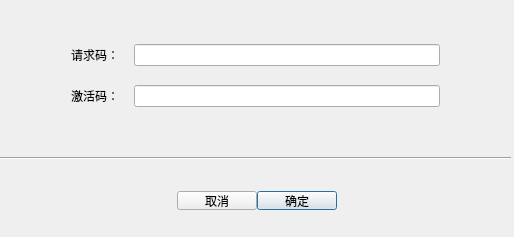
<?xml version="1.0" encoding="UTF-8"?>
<ui version="4.0">
 <class>VerifyCodeDialog</class>
 <widget class="QDialog" name="VerifyCodeDialog">
  <property name="geometry">
   <rect>
    <x>0</x>
    <y>0</y>
    <width>514</width>
    <height>237</height>
   </rect>
  </property>
  <property name="windowTitle">
   <string> 配置管理激活</string>
  </property>
  <property name="styleSheet">
   <string notr="true">selection-color: rgb(94, 87, 87);</string>
  </property>
  <widget class="QLabel" name="warningLabel">
   <property name="geometry">
    <rect>
     <x>140</x>
     <y>120</y>
     <width>311</width>
     <height>21</height>
    </rect>
   </property>
   <property name="font">
    <font>
     <pointsize>12</pointsize>
    </font>
   </property>
   <property name="styleSheet">
    <string notr="true">color: rgb(237, 64, 64);</string>
   </property>
   <property name="text">
    <string/>
   </property>
  </widget>
  <widget class="Line" name="line">
   <property name="geometry">
    <rect>
     <x>0</x>
     <y>150</y>
     <width>511</width>
     <height>16</height>
    </rect>
   </property>
   <property name="orientation">
    <enum>Qt::Horizontal</enum>
   </property>
  </widget>
  <widget class="QWidget" name="layoutWidget">
   <property name="geometry">
    <rect>
     <x>21</x>
     <y>180</y>
     <width>471</width>
     <height>41</height>
    </rect>
   </property>
   <layout class="QHBoxLayout" name="horizontalLayout_3">
    <property name="spacing">
     <number>0</number>
    </property>
    <item>
     <spacer name="horizontalSpacer_3">
      <property name="orientation">
       <enum>Qt::Horizontal</enum>
      </property>
      <property name="sizeHint" stdset="0">
       <size>
        <width>40</width>
        <height>20</height>
       </size>
      </property>
     </spacer>
    </item>
    <item>
     <widget class="QPushButton" name="cancelButton">
      <property name="text">
       <string>取消</string>
      </property>
     </widget>
    </item>
    <item>
     <widget class="QPushButton" name="sureButton">
      <property name="text">
       <string>确定</string>
      </property>
      <property name="default">
       <bool>true</bool>
      </property>
     </widget>
    </item>
    <item>
     <spacer name="horizontalSpacer_4">
      <property name="orientation">
       <enum>Qt::Horizontal</enum>
      </property>
      <property name="sizeHint" stdset="0">
       <size>
        <width>40</width>
        <height>20</height>
       </size>
      </property>
     </spacer>
    </item>
   </layout>
  </widget>
  <widget class="QWidget" name="layoutWidget">
   <property name="geometry">
    <rect>
     <x>60</x>
     <y>20</y>
     <width>391</width>
     <height>111</height>
    </rect>
   </property>
   <layout class="QVBoxLayout" name="verticalLayout">
    <item>
     <layout class="QHBoxLayout" name="horizontalLayout">
      <property name="spacing">
       <number>0</number>
      </property>
      <item>
       <widget class="QLabel" name="label">
        <property name="text">
         <string>请求码：</string>
        </property>
       </widget>
      </item>
      <item>
       <spacer name="horizontalSpacer">
        <property name="orientation">
         <enum>Qt::Horizontal</enum>
        </property>
        <property name="sizeType">
         <enum>QSizePolicy::Fixed</enum>
        </property>
        <property name="sizeHint" stdset="0">
         <size>
          <width>15</width>
          <height>20</height>
         </size>
        </property>
       </spacer>
      </item>
      <item>
       <widget class="QLineEdit" name="fixLineEdit"/>
      </item>
     </layout>
    </item>
    <item>
     <layout class="QHBoxLayout" name="horizontalLayout_2">
      <property name="spacing">
       <number>0</number>
      </property>
      <item>
       <widget class="QLabel" name="label_2">
        <property name="text">
         <string>激活码：</string>
        </property>
       </widget>
      </item>
      <item>
       <spacer name="horizontalSpacer_2">
        <property name="orientation">
         <enum>Qt::Horizontal</enum>
        </property>
        <property name="sizeType">
         <enum>QSizePolicy::Fixed</enum>
        </property>
        <property name="sizeHint" stdset="0">
         <size>
          <width>15</width>
          <height>20</height>
         </size>
        </property>
       </spacer>
      </item>
      <item>
       <widget class="QLineEdit" name="inputLineEdit">
        <property name="focusPolicy">
         <enum>Qt::StrongFocus</enum>
        </property>
       </widget>
      </item>
     </layout>
    </item>
   </layout>
  </widget>
 </widget>
 <layoutdefault spacing="6" margin="11"/>
 <tabstops>
  <tabstop>fixLineEdit</tabstop>
  <tabstop>inputLineEdit</tabstop>
  <tabstop>cancelButton</tabstop>
  <tabstop>sureButton</tabstop>
 </tabstops>
 <resources/>
 <connections/>
</ui>
